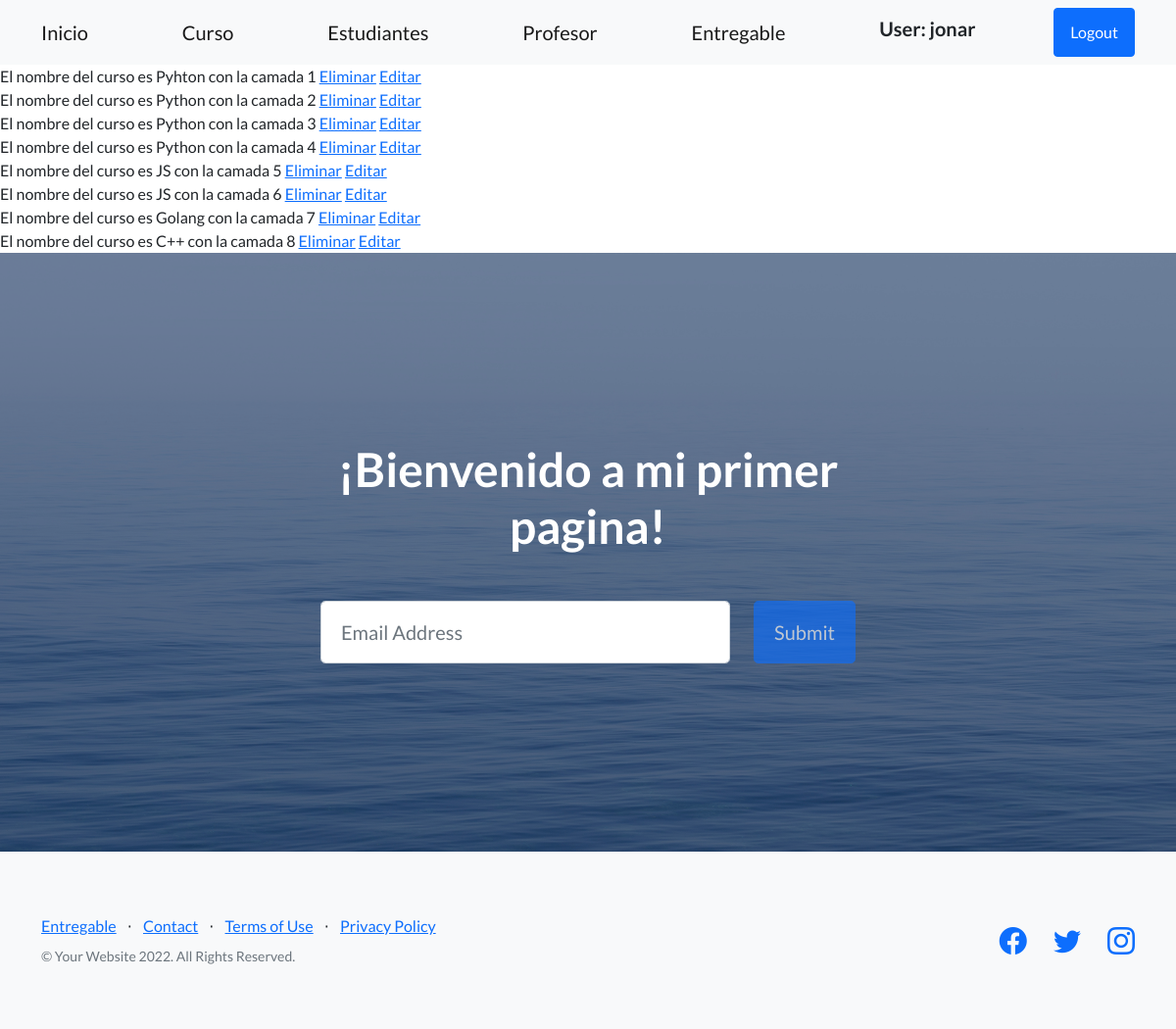
The page /AppCoder/curso/ (signed in) on the database its author committed.
### AppCoder/models.py (models this page shows, shortened)
class Curso(models.Model):
    nombre = models.CharField(max_length=40)
    camada = models.IntegerField(unique=True)

### AppCoder/views.py (the view)
# urls.py: path('curso/', CursoList.as_view(), name='AppCoderCurso'),
class CursoList(LoginRequiredMixin, ListView):
    model = Curso
    template_name = 'AppCoder/Curso.html'

### Templates/AppCoder/Curso.html (shortened to what this page needs)
{% extends 'index.html' %}
{% block inicio %}
    {% for curso in object_list %}
        El nombre del curso es {{ curso.nombre }} con la camada {{ curso.camada }}
        <a href="{% url 'AppCoderEliminarCurso' curso.camada %}">Eliminar</a>
        <a href="{% url 'AppCoderEditarCurso' curso.camada %}">Editar</a>
        <br>
    {% endfor %}
{% endblock %}

### Templates/Base/navigation.html
<nav class="navbar navbar-light bg-light static-top">
            <div class="container">
                <a class="navbar-brand" href="{% url 'AppCoderInicio' %}"">Inicio</a>
                <a class="navbar-brand" href="{% url 'AppCoderCurso' %}">Curso</a>
                <a class="navbar-brand" href="#!">Estudiantes</a>
                <a class="navbar-brand" href="#!">Profesor</a>
                <a class="navbar-brand" href="{% url 'AppCoderEntregable' %}">Entregable</a>
                {% if user.is_authenticated %}
                    <h5>User: {{ user.get_username }}</h5>
                    <a class="btn btn-primary" href="{% url 'UserCoderLogout'  %}">Logout</a>
                {% else %}
                    <a class="btn btn-primary" href="{% url 'UserCoderLogin'  %}">Login</a>
                    <a class="btn btn-primary" href="{% url 'UserCoderRegistro'  %}">Registro</a>
                {% endif %}
            </div>
        </nav>

### rows shown on the page
Curso: nombre "Pyhton", camada "1"
Curso: nombre "Python", camada "2"
Curso: nombre "Python", camada "3"
Curso: nombre "Python", camada "4"
Curso: nombre "JS", camada "5"
Curso: nombre "JS", camada "6"
Curso: nombre "Golang", camada "7"
Curso: nombre "C++", camada "8"

### other values the page prints
{{ user.get_username }} "jonar"
